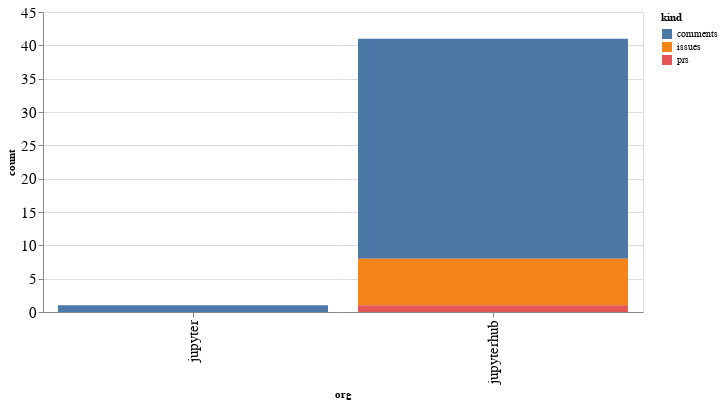

Source (notebook cell):
### Code cell
alt.Chart(org_summaries, width=600).mark_bar().encode(
    x='org',
    y='count',
    color='kind',
    tooltip="org"
)

### Figure 1 — Vega-Lite specification as saved in the notebook (floating-point values rounded to 4 significant figures)
{"config": {"axisLeft": {"labelFontSize": 15}, "axisBottom": {"labelFontSize": 15}}, "data": {"name": "data-d25a4f8e4564b3fcbb394100242957e0"}, "mark": "bar", "encoding": {"color": {"type": "nominal", "field": "kind"}, "tooltip": {"type": "nominal", "field": "org"}, "x": {"type": "nominal", "field": "org"}, "y": {"type": "quantitative", "field": "count"}}, "width": 600, "$schema": "https://vega.github.io/schema/vega-lite/v4.8.1.json", "datasets": {"data-d25a4f8e4564b3fcbb394100242957e0": [{"org": "jupyter", "kind": "comments", "count": 1}, {"org": "jupyterhub", "kind": "comments", "count": 33}, {"org": "jupyterhub", "kind": "issues", "count": 7}, {"org": "jupyterhub", "kind": "prs", "count": 1}]}}
